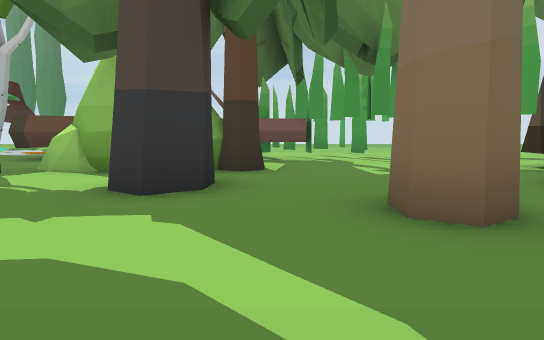
View 1 (above)

24 first-person views from a walk through a scene from a Unity 3-D project. The camera is 1.3 m above the floor, tilts 6° down and sees 70° across. The floor is counted in squares, 2 m on a side. Each view is taken from the middle of a square. On the plan, view 1 faces up. The plan holds only what a view shows up to about 11 squares ahead; the rest is blank. The place goes on beyond the plan. The player is left out. Some surface patterns are stand-ins.

View 2
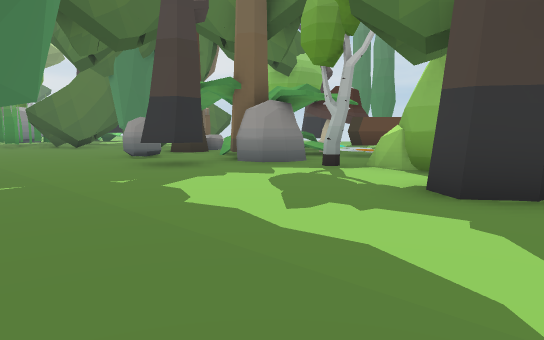

View 3
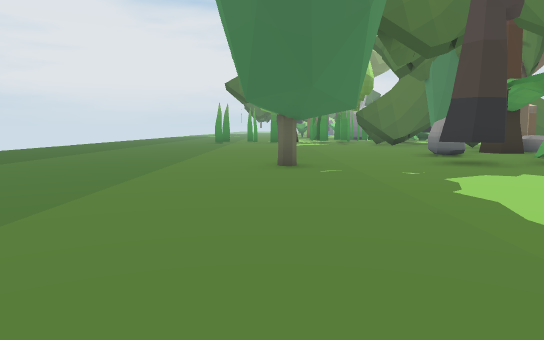

View 4
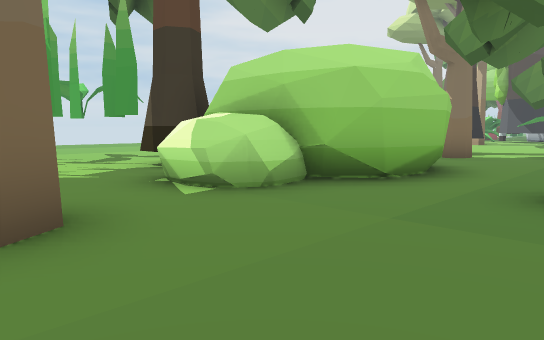

View 5
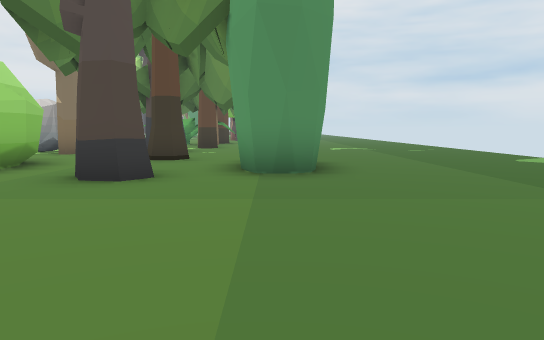

View 6
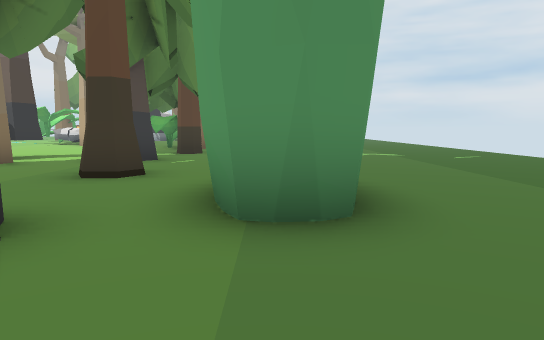

View 7
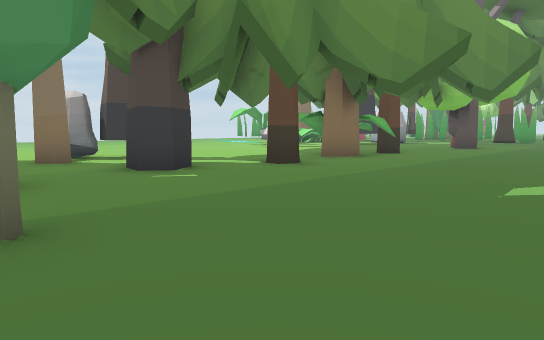

View 8
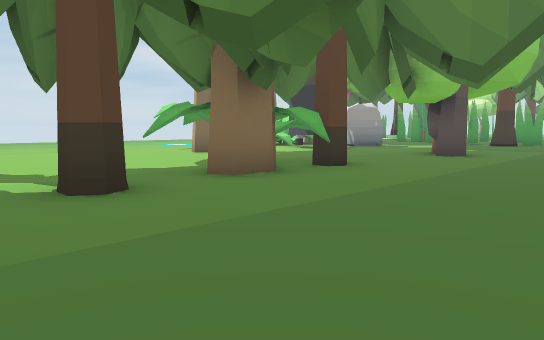

View 9
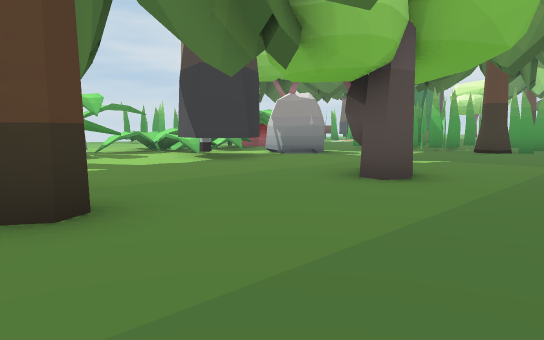

View 10
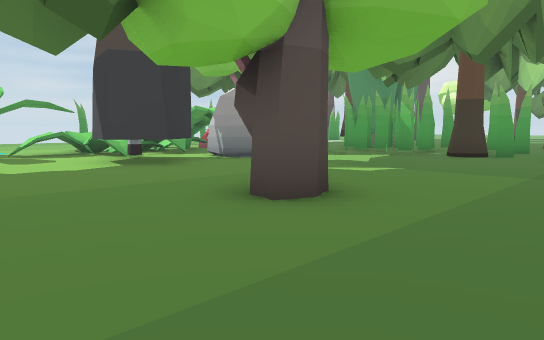

View 11
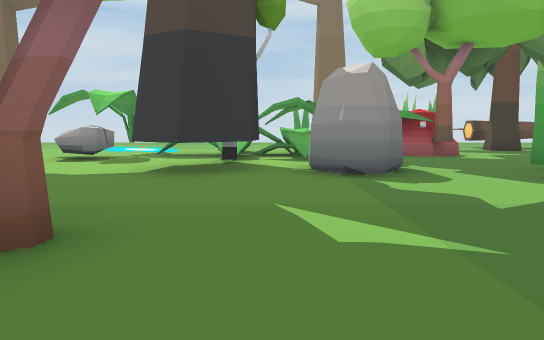

View 12
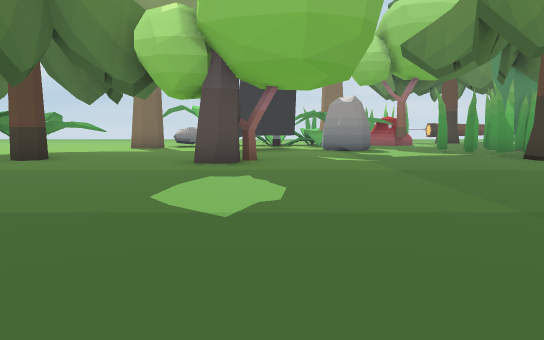

View 13
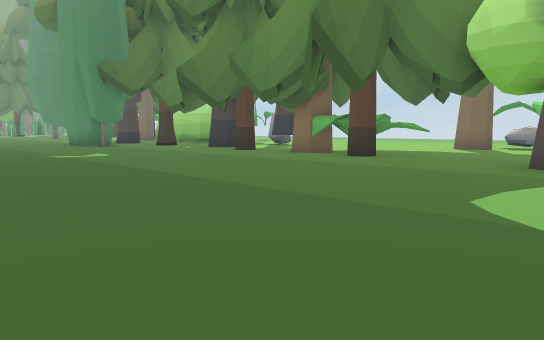

View 14
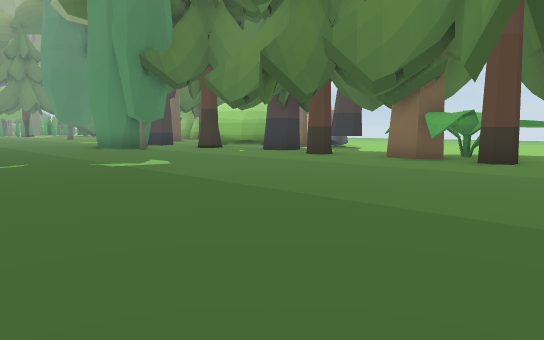

View 15
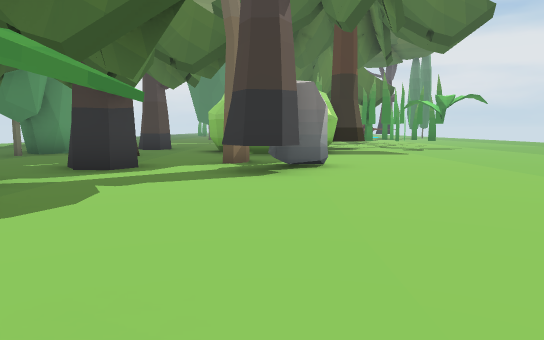

View 16
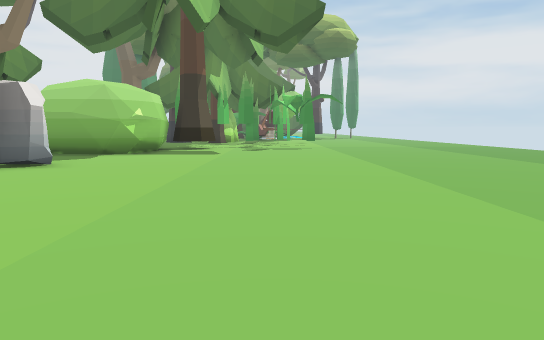

View 17
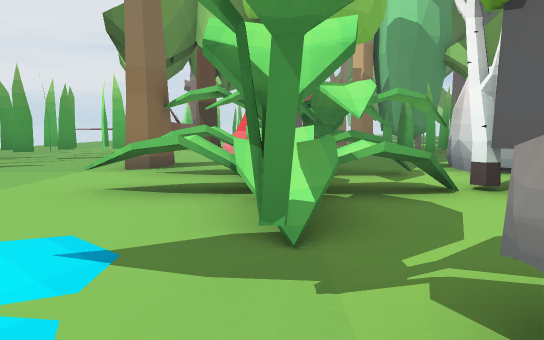

View 18
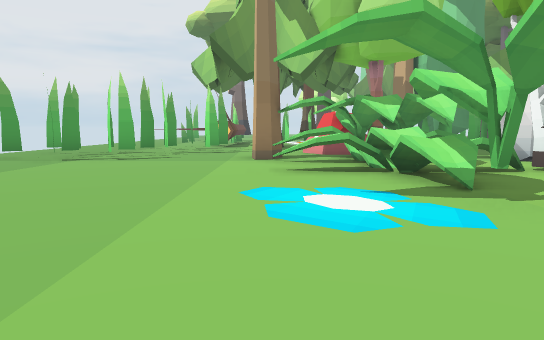

View 19
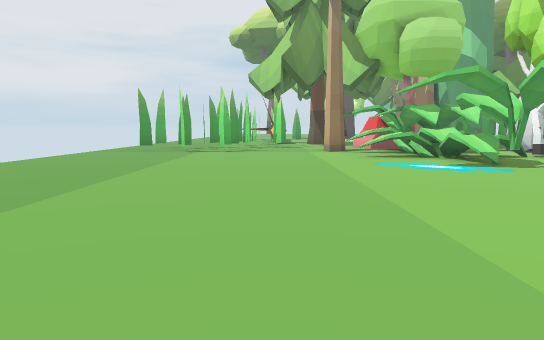

View 20
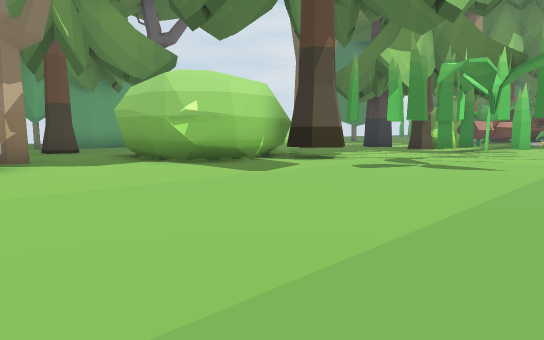

View 21
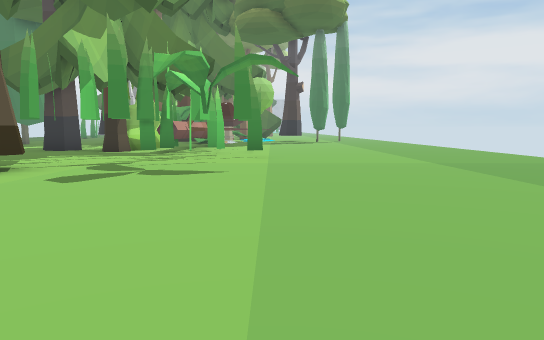

View 22
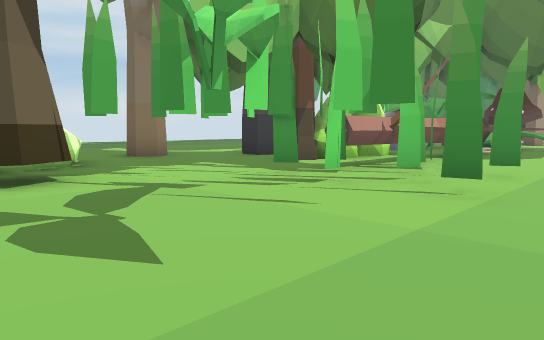

View 23
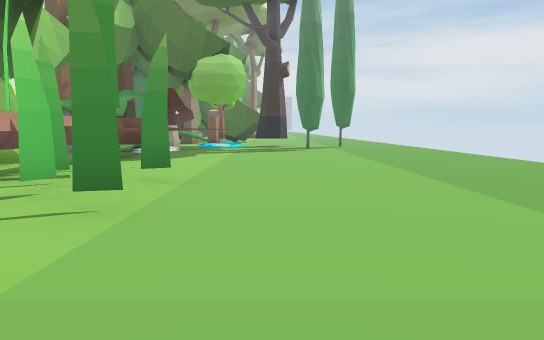

View 24
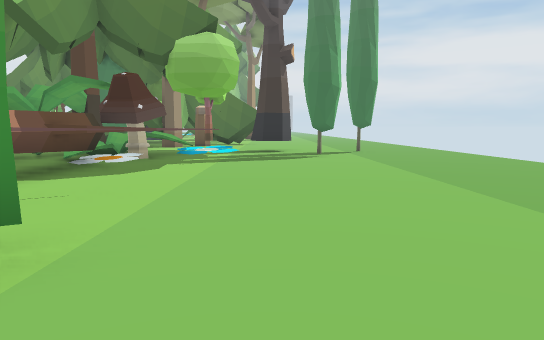

### Floor plan
Key: @ floor where view 1 was taken; # wall or solid block; x gap in a wall; . floor; / step, stairs or slope; = window, fence, low wall or low ledge; ^ raised ledge; M mushroom; R rock; O other object.
Columns run from 11 left of view 1 to 29 right of it. Each row starts with its distance up from view 1.
 17   ........ ....                 ..... ..
 16   ..............  ..          .......O..
 15    ...................       ............
 14   .....................    ..............
 13   ..#.................... .............O.
 12   .......................................
 11   //.#..................................
 10  O//..#..#....................//..=.##...
  9   ./.M/#..#...................//..^.^..M.
  8  R////######.O.................#x##^^#M#.
  7  #.= ...###.....#...........  .R../#x#.#.
  6  #. #R.####.....#..............R../..#...
  5 ..........#....#####..R.......#..##.R....
  4 ..R..#....#....#####..R#.........##.RR.O.
  3 ............#..#####.#.................OO
  2 ............................^^.........OO
  1  .....................#...####...........
  0  .. .#.....@....#...#....#..##...#......#
 -1  ........................................
 -2  ................###................... O
 -3  ........   ...........................
 -4  .......     .........................
 -5  .....         ......................
 -6  ....           .....................
 -7  ..               ..................
 -8                    .......  .......

Where each view was taken, in squares from view 1:
view 1: 0 up, 0 right, facing up
view 2: 0 up, 0 right, facing up-left
view 3: 0 up, 1 right, facing left
view 4: 0 up, 1 right, facing up-right
view 5: 2 down, 0 right, facing right
view 6: 2 down, 3 right, facing right
view 7: 5 down, 8 right, facing up-right
view 8: 4 down, 12 right, facing up-right
view 9: 3 down, 17 right, facing up-right
view 10: 3 down, 19 right, facing up-right
view 11: 2 down, 24 right, facing up
view 12: 8 down, 23 right, facing up
view 13: 8 down, 23 right, facing up-left
view 14: 8 down, 20 right, facing up-left
view 15: 4 up, 18 right, facing left
view 16: 9 up, 18 right, facing left
view 17: 8 up, 19 right, facing right
view 18: 10 up, 17 right, facing right
view 19: 12 up, 14 right, facing right
view 20: 12 up, 12 right, facing down-left
view 21: 11 up, 11 right, facing left
view 22: 12 up, 6 right, facing down-left
view 23: 12 up, 5 right, facing left
view 24: 12 up, 2 right, facing left
